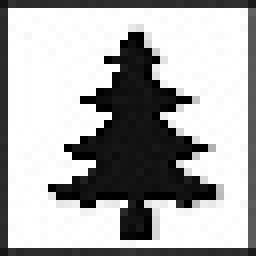
%> input picture Watermarking/MATLAB/Paper4 (energy)/BN.jpg, 32 x 32 px (shown 8 times larger)
$ octave testingF.m   (GNU Octave 9; MATLAB toolbox functions it lacks are replaced by stand-ins)
%> lines starting %> are read from the running program, lines starting %| are printed output that depends on the picture; in (x1, y1, x2, y2) boxes, pixels count from 0 and x2, y2 are one past the last pixel; in counts of white or black regions, pixels touching at a corner belong together; the program's own positions count from 1
clc;
clear all;

I = imread('BN.jpg');
%> I is the input picture: size 32x32x3 uint8; min 0, max 255, mean 172.8
level = graythresh(I);
%> level = 0.535
img = im2bw(I,level);
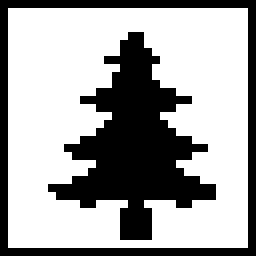
%> img: size 32x32 logical (shown 8 times larger); 64.7% white; 2 black regions, box (x1, y1, x2, y2) and area: (6, 4, 27, 30) 237, (0, 0, 32, 32) 124
% img=int32(img);
img2=reshape(img,1,1024);
%> img2 = 1024 logical values, 663 true
x2 = random('Poisson',1:1024,1,1024);
x2=int32(x2);
for i=1:1024
    x2(i)=mod(x2(i),2);
end
j=1;
k=2;
wtr=[];
for i=1:1024
    wtr(j)=img2(i);
    wtr(k)=x2(i);
    j=j+2;
    k=k+2;
end
%> after the loop, j = 2049; k = 2050; wtr = 2048 values, max 1 at index 2, min 0 at index 1, mean 0.571

wtr=int32(wtr);

z = 'C:\Users\Emtiaj\Documents\MATLAB\Sound\Citizen, Go Back to Sleep.wav';
%> (the run ends here)
